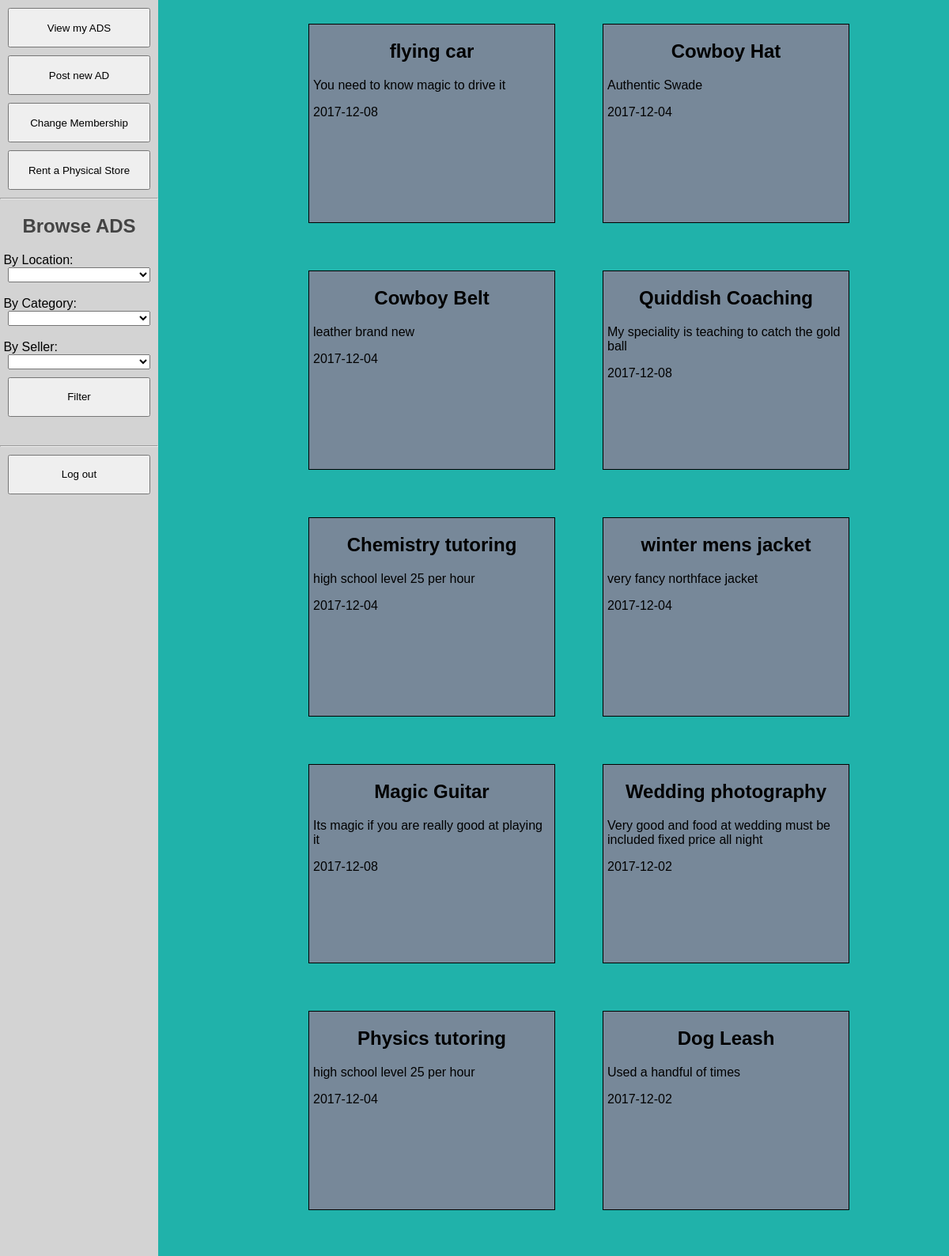
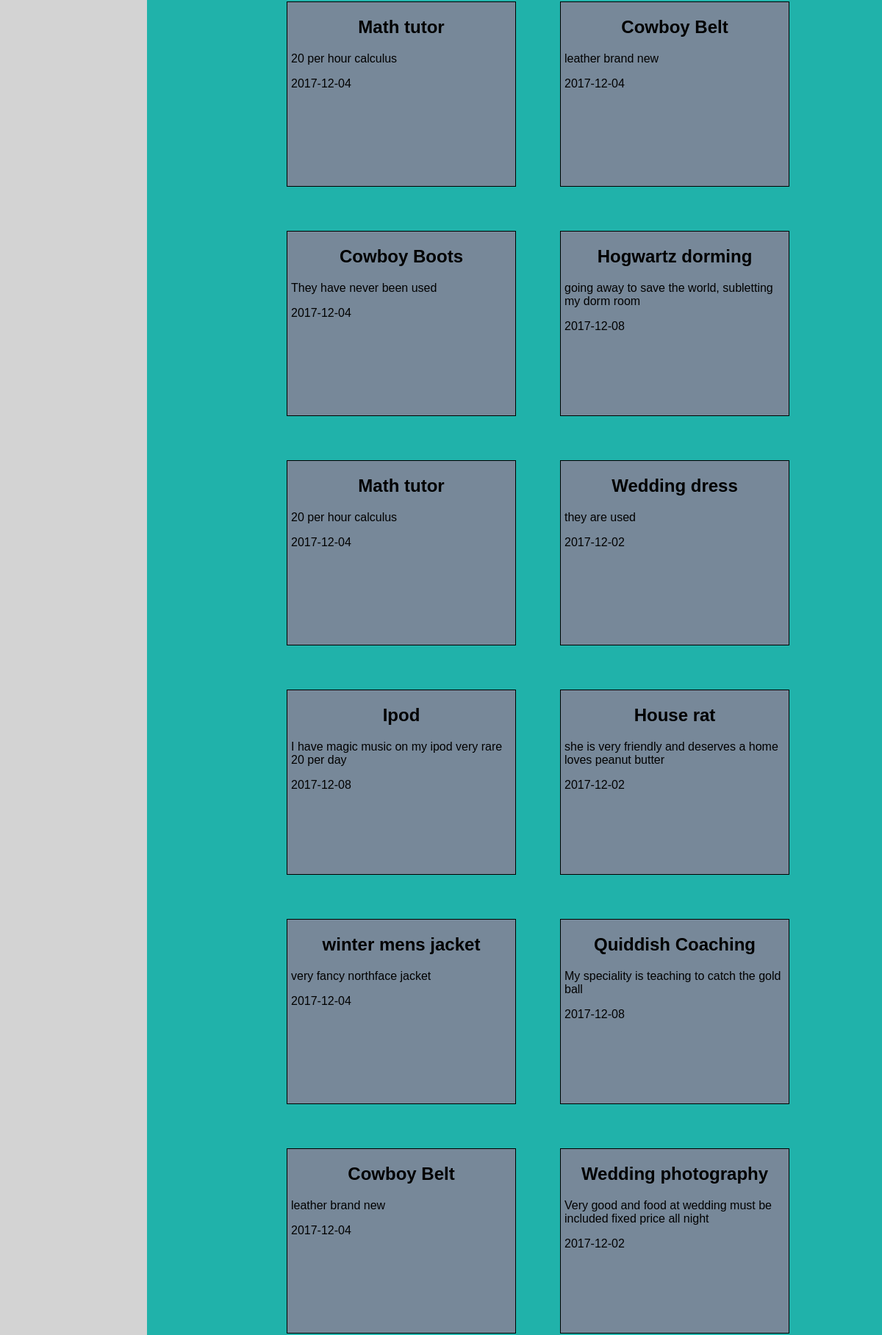
/userpage.php (signed in, upper part), run on the app's committed database (2 pictures, top to bottom).
### tables this page shows
CREATE TABLE Ad (
    Id int PRIMARY KEY NOT NULL AUTO_INCREMENT,
    Username varchar(50) NOT NULL,
    Email varchar(50) NOT NULL,
    PhoneNumber varchar(20) NOT NULL,
    Price float NOT NULL,
    Available varchar(20) NOT NULL DEFAULT "ONLINE",
    ForSaleBy varchar(50) NOT NULL,
    Title varchar(50) NOT NULL,
    AdDesc varchar(255) NOT NULL,
    Addr varchar(100) NOT NULL,
    Category varchar(50) NOT NULL,
    SubCategory varchar(50) NOT NULL,
    Province varchar(50) NOT NULL,
    City varchar(50) NOT NULL,
    Posted Date,
    Sold   varchar(1) NOT NULL DEFAULT 'F',
    Promotion int NOT NULL DEFAULT 0,
    Rating int NOT NULL DEFAULT 0,
    Deleted varchar(1) NOT NULL DEFAULT 'F',
    Img    varchar(500) NOT NULL DEFAULT "",
    foreign key (Username) REFERENCES User(Username),
    foreign key (SubCategory) REFERENCES SubCategory(SubCategoryName),
    foreign key (City) REFERENCES City(city_name)
);

### utils.php (the view, shortened to what this page needs)
<?php
function locationDropdown($provinces,$cities,$selectedProvince = null,$selectedCity = null) {
    echo "<select required id='province' name='province' type='text'>";
    echo "<option value=''> </option>";
    for($i = 0; $i < count($provinces); $i++) {
      if($provinces[$i]["province_name"] == $selectedProvince) {
        echo "<option selected='selected' value='" . $provinces[$i]["province_name"]  . "'>" . str_replace("-"," ",$provinces[$i]["province_name"])  . "</option>";
      } else {
        echo "<option value='" . $provinces[$i]["province_name"]  . "'>" . str_replace("-"," ",$provinces[$i]["province_name"])  . "</option>";
      }
    }
    echo "</select>";
}
function displayAds($ads,$mode = "NORMAL") {
    if($mode == "NORMAL") {
        for($i = 0; $i < count($ads); $i++) {
            echo "<div onclick='window.location.href=" . "\"viewad.php?id=" . $ads[$i]["Id"]  . "\"" . ";'" . "class='ad'><h2>" . $ads[$i]["Title"] . '</h2>';
            echo "<p>"  . $ads[$i]["AdDesc"] .  "</p>";
            echo "<p>" . $ads[$i]["Posted"] . "</p>";
            echo "</div>";
        }
    }
}
?>

### index.css (style rules this page uses)
html, body { margin:0px; padding:0px; height:100%; width:100%; font-family: Helvetica, sans-serif; }
body { display:flex; align-content: center; justify-content: center; }
select { margin:5px; }
.aside select { width:90%; display:block; margin:0 auto 0 auto; }
.ad { flex:0 0 auto; width:300px; height:250px; background-color:lightslategray; border:1px solid black; margin:30px; padding-left:5px; padding-right:5px; overflow:none; cursor:pointer; }
.ad h2 { text-align:center; }

### userpage.css (style rules this page uses)
body { background-color:lightseagreen; }

### data on the page
ad: Title "flying car", AdDesc "You need to know magic to drive it", Posted "2017-12-08"
ad: Title "Cowboy Hat", AdDesc "Authentic Swade", Posted "2017-12-04"
ad: Title "Cowboy Belt", AdDesc "leather brand new", Posted "2017-12-04"
ad: Title "Quiddish Coaching", AdDesc "My speciality is teaching to catch the gold ball", Posted "2017-12-08"
ad: Title "Chemistry tutoring", AdDesc "high school level 25 per hour", Posted "2017-12-04"
ad: Title "winter mens jacket", AdDesc "very fancy northface jacket", Posted "2017-12-04"
ad: Title "Magic Guitar", AdDesc "Its magic if you are really good at playing it", Posted "2017-12-08"
ad: Title "Wedding photography", AdDesc "Very good and food at wedding must be included fixed price all night", Posted "2017-12-02"
ad: Title "Physics tutoring", AdDesc "high school level 25 per hour", Posted "2017-12-04"
ad: Title "Dog Leash", AdDesc "Used a handful of times", Posted "2017-12-02"
ad: Title "Math tutor", AdDesc "20 per hour calculus", Posted "2017-12-04"
ad: Title "Cowboy Belt", AdDesc "leather brand new", Posted "2017-12-04"
ad: Title "Cowboy Boots", AdDesc "They have never been used", Posted "2017-12-04"
ad: Title "Hogwartz dorming", AdDesc "going away to save the world, subletting my dorm room", Posted "2017-12-08"
ad: Title "Math tutor", AdDesc "20 per hour calculus", Posted "2017-12-04"
ad: Title "Wedding dress", AdDesc "they are used", Posted "2017-12-02"
ad: Title "Ipod", AdDesc "I have magic music on my ipod very rare 20 per day", Posted "2017-12-08"
ad: Title "House rat", AdDesc "she is very friendly and deserves a home loves peanut butter", Posted "2017-12-02"
ad: Title "winter mens jacket", AdDesc "very fancy northface jacket", Posted "2017-12-04"
ad: Title "Quiddish Coaching", AdDesc "My speciality is teaching to catch the gold ball", Posted "2017-12-08"
ad: Title "Cowboy Belt", AdDesc "leather brand new", Posted "2017-12-04"
ad: Title "Wedding photography", AdDesc "Very good and food at wedding must be included fixed price all night", Posted "2017-12-02"
